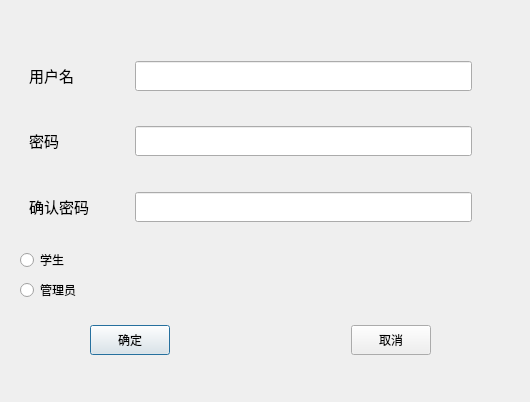
<?xml version="1.0" encoding="UTF-8"?>
<ui version="4.0">
 <class>sign_up</class>
 <widget class="QDialog" name="sign_up">
  <property name="geometry">
   <rect>
    <x>0</x>
    <y>0</y>
    <width>530</width>
    <height>402</height>
   </rect>
  </property>
  <property name="windowTitle">
   <string>注册</string>
  </property>
  <widget class="QWidget" name="widget_4" native="true">
   <property name="geometry">
    <rect>
     <x>20</x>
     <y>41</y>
     <width>461</width>
     <height>261</height>
    </rect>
   </property>
   <layout class="QVBoxLayout" name="verticalLayout">
    <item>
     <spacer name="verticalSpacer_4">
      <property name="orientation">
       <enum>Qt::Vertical</enum>
      </property>
      <property name="sizeHint" stdset="0">
       <size>
        <width>20</width>
        <height>40</height>
       </size>
      </property>
     </spacer>
    </item>
    <item>
     <widget class="QWidget" name="widget" native="true">
      <layout class="QHBoxLayout" name="horizontalLayout">
       <item>
        <widget class="QLabel" name="lb_name">
         <property name="minimumSize">
          <size>
           <width>100</width>
           <height>0</height>
          </size>
         </property>
         <property name="maximumSize">
          <size>
           <width>100</width>
           <height>16777215</height>
          </size>
         </property>
         <property name="text">
          <string>&lt;html&gt;&lt;head/&gt;&lt;body&gt;&lt;p&gt;&lt;span style=&quot; font-size:11pt;&quot;&gt;用户名&lt;/span&gt;&lt;/p&gt;&lt;/body&gt;&lt;/html&gt;</string>
         </property>
        </widget>
       </item>
       <item>
        <widget class="QLineEdit" name="le_name">
         <property name="minimumSize">
          <size>
           <width>0</width>
           <height>30</height>
          </size>
         </property>
         <property name="maximumSize">
          <size>
           <width>16777215</width>
           <height>30</height>
          </size>
         </property>
         <property name="dragEnabled">
          <bool>false</bool>
         </property>
        </widget>
       </item>
      </layout>
     </widget>
    </item>
    <item>
     <spacer name="verticalSpacer">
      <property name="orientation">
       <enum>Qt::Vertical</enum>
      </property>
      <property name="sizeHint" stdset="0">
       <size>
        <width>20</width>
        <height>40</height>
       </size>
      </property>
     </spacer>
    </item>
    <item>
     <widget class="QWidget" name="widget_2" native="true">
      <layout class="QHBoxLayout" name="horizontalLayout_2">
       <item>
        <widget class="QLabel" name="label_2">
         <property name="minimumSize">
          <size>
           <width>100</width>
           <height>0</height>
          </size>
         </property>
         <property name="maximumSize">
          <size>
           <width>100</width>
           <height>16777215</height>
          </size>
         </property>
         <property name="text">
          <string>&lt;html&gt;&lt;head/&gt;&lt;body&gt;&lt;p&gt;&lt;span style=&quot; font-size:11pt;&quot;&gt;密码&lt;/span&gt;&lt;/p&gt;&lt;/body&gt;&lt;/html&gt;</string>
         </property>
        </widget>
       </item>
       <item>
        <widget class="QLineEdit" name="le_password">
         <property name="minimumSize">
          <size>
           <width>0</width>
           <height>30</height>
          </size>
         </property>
         <property name="maximumSize">
          <size>
           <width>16777215</width>
           <height>30</height>
          </size>
         </property>
        </widget>
       </item>
      </layout>
     </widget>
    </item>
    <item>
     <spacer name="verticalSpacer_2">
      <property name="orientation">
       <enum>Qt::Vertical</enum>
      </property>
      <property name="sizeHint" stdset="0">
       <size>
        <width>20</width>
        <height>40</height>
       </size>
      </property>
     </spacer>
    </item>
    <item>
     <widget class="QWidget" name="widget_3" native="true">
      <layout class="QHBoxLayout" name="horizontalLayout_3">
       <item>
        <widget class="QLabel" name="label_3">
         <property name="minimumSize">
          <size>
           <width>100</width>
           <height>0</height>
          </size>
         </property>
         <property name="maximumSize">
          <size>
           <width>100</width>
           <height>16777215</height>
          </size>
         </property>
         <property name="text">
          <string>&lt;html&gt;&lt;head/&gt;&lt;body&gt;&lt;p&gt;&lt;span style=&quot; font-size:11pt;&quot;&gt;确认密码&lt;/span&gt;&lt;/p&gt;&lt;/body&gt;&lt;/html&gt;</string>
         </property>
        </widget>
       </item>
       <item>
        <widget class="QLineEdit" name="le_passwordcheck">
         <property name="minimumSize">
          <size>
           <width>0</width>
           <height>30</height>
          </size>
         </property>
         <property name="maximumSize">
          <size>
           <width>16777215</width>
           <height>30</height>
          </size>
         </property>
        </widget>
       </item>
      </layout>
     </widget>
    </item>
    <item>
     <spacer name="verticalSpacer_3">
      <property name="orientation">
       <enum>Qt::Vertical</enum>
      </property>
      <property name="sizeHint" stdset="0">
       <size>
        <width>20</width>
        <height>40</height>
       </size>
      </property>
     </spacer>
    </item>
    <item>
     <widget class="QRadioButton" name="rb_stu">
      <property name="text">
       <string>学生</string>
      </property>
     </widget>
    </item>
    <item>
     <widget class="QRadioButton" name="rb_man">
      <property name="text">
       <string>管理员</string>
      </property>
     </widget>
    </item>
   </layout>
  </widget>
  <widget class="QWidget" name="widget_5" native="true">
   <property name="geometry">
    <rect>
     <x>90</x>
     <y>310</y>
     <width>341</width>
     <height>61</height>
    </rect>
   </property>
   <layout class="QHBoxLayout" name="horizontalLayout_4">
    <item>
     <widget class="QPushButton" name="btn_confirm">
      <property name="minimumSize">
       <size>
        <width>0</width>
        <height>30</height>
       </size>
      </property>
      <property name="text">
       <string>确定</string>
      </property>
     </widget>
    </item>
    <item>
     <spacer name="horizontalSpacer">
      <property name="orientation">
       <enum>Qt::Horizontal</enum>
      </property>
      <property name="sizeHint" stdset="0">
       <size>
        <width>40</width>
        <height>20</height>
       </size>
      </property>
     </spacer>
    </item>
    <item>
     <widget class="QPushButton" name="pushButton_2">
      <property name="minimumSize">
       <size>
        <width>0</width>
        <height>30</height>
       </size>
      </property>
      <property name="text">
       <string>取消</string>
      </property>
     </widget>
    </item>
   </layout>
  </widget>
 </widget>
 <resources/>
 <connections/>
</ui>
